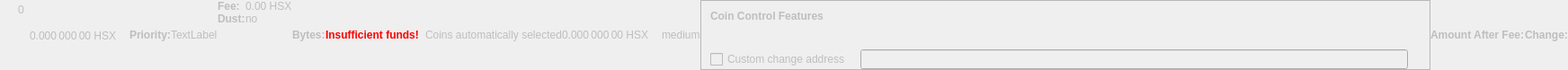
    <widget class="QWidget" name="dummyHideWidget" native="true">
     <property name="enabled">
      <bool>false</bool>
     </property>
     <property name="maximumSize">
      <size>
       <width>100</width>
       <height>22</height>
      </size>
     </property>
     <layout class="QHBoxLayout" name="dummyHideLayout">
      <property name="spacing">
       <number>0</number>
      </property>
      <property name="leftMargin">
       <number>0</number>
      </property>
      <property name="topMargin">
       <number>0</number>
      </property>
      <property name="rightMargin">
       <number>0</number>
      </property>
      <property name="bottomMargin">
       <number>0</number>
      </property>
      <item>
       <layout class="QFormLayout" name="formLayoutCoinControl1">
        <property name="horizontalSpacing">
         <number>10</number>
        </property>
        <property name="verticalSpacing">
         <number>14</number>
        </property>
        <property name="leftMargin">
         <number>10</number>
        </property>
        <property name="topMargin">
         <number>4</number>
        </property>
        <property name="rightMargin">
         <number>6</number>
        </property>
        <item row="0" column="1">
         <widget class="QLabel" name="labelCoinControlBytes">
          <property name="cursor">
           <cursorShape>IBeamCursor</cursorShape>
          </property>
          <property name="contextMenuPolicy">
           <enum>Qt::ActionsContextMenu</enum>
          </property>
          <property name="text">
           <string notr="true">0</string>
          </property>
          <property name="textInteractionFlags">
           <set>Qt::LinksAccessibleByMouse|Qt::TextSelectableByKeyboard|Qt::TextSelectableByMouse</set>
          </property>
         </widget>
        </item>
       </layout>
      </item>
      <item>
       <widget class="QLabel" name="labelCoinControlAfterFee">
        <property name="enabled">
         <bool>false</bool>
        </property>
        <property name="sizePolicy">
         <sizepolicy hsizetype="Fixed" vsizetype="Fixed">
          <horstretch>0</horstretch>
          <verstretch>0</verstretch>
         </sizepolicy>
        </property>
        <property name="minimumSize">
         <size>
          <width>111</width>
          <height>12</height>
         </size>
        </property>
        <property name="maximumSize">
         <size>
          <width>111</width>
          <height>12</height>
         </size>
        </property>
        <property name="cursor">
         <cursorShape>IBeamCursor</cursorShape>
        </property>
        <property name="contextMenuPolicy">
         <enum>Qt::ActionsContextMenu</enum>
        </property>
        <property name="text">
         <string notr="true">0.000 000 00 HSX</string>
        </property>
        <property name="textInteractionFlags">
         <set>Qt::LinksAccessibleByMouse|Qt::TextSelectableByKeyboard|Qt::TextSelectableByMouse</set>
        </property>
       </widget>
      </item>
      <item>
       <widget class="QLabel" name="labelCoinControlPriorityText">
        <property name="enabled">
         <bool>false</bool>
        </property>
        <property name="font">
         <font>
          <weight>75</weight>
          <bold>true</bold>
         </font>
        </property>
        <property name="text">
         <string>Priority:</string>
        </property>
       </widget>
      </item>
      <item>
       <layout class="QHBoxLayout" name="horizontalLayout">
        <item>
         <widget class="QLabel" name="WarningLabel">
          <property name="text">
           <string>TextLabel</string>
          </property>
         </widget>
        </item>
       </layout>
      </item>
      <item>
       <layout class="QFormLayout" name="formLayoutCoinControl3">
        <property name="horizontalSpacing">
         <number>0</number>
        </property>
        <property name="verticalSpacing">
         <number>0</number>
        </property>
        <property name="leftMargin">
         <number>0</number>
        </property>
        <property name="topMargin">
         <number>0</number>
        </property>
        <property name="rightMargin">
         <number>0</number>
        </property>
        <item row="0" column="0">
         <widget class="QLabel" name="labelCoinControlFeeText">
          <property name="enabled">
           <bool>false</bool>
          </property>
          <property name="font">
           <font>
            <weight>75</weight>
            <bold>true</bold>
           </font>
          </property>
          <property name="text">
           <string>Fee:</string>
          </property>
          <property name="margin">
           <number>0</number>
          </property>
         </widget>
        </item>
        <item row="0" column="1">
         <widget class="QLabel" name="labelCoinControlFee">
          <property name="enabled">
           <bool>false</bool>
          </property>
          <property name="cursor">
           <cursorShape>IBeamCursor</cursorShape>
          </property>
          <property name="contextMenuPolicy">
           <enum>Qt::ActionsContextMenu</enum>
          </property>
          <property name="text">
           <string notr="true">0.00 HSX</string>
          </property>
          <property name="textInteractionFlags">
           <set>Qt::LinksAccessibleByMouse|Qt::TextSelectableByKeyboard|Qt::TextSelectableByMouse</set>
          </property>
         </widget>
        </item>
        <item row="1" column="0">
         <widget class="QLabel" name="labelCoinControlLowOutputText">
          <property name="enabled">
           <bool>false</bool>
          </property>
          <property name="font">
           <font>
            <weight>75</weight>
            <bold>true</bold>
           </font>
          </property>
          <property name="text">
           <string>Dust:</string>
          </property>
         </widget>
        </item>
        <item row="1" column="1">
         <widget class="QLabel" name="labelCoinControlLowOutput">
          <property name="enabled">
           <bool>false</bool>
          </property>
          <property name="cursor">
           <cursorShape>IBeamCursor</cursorShape>
          </property>
          <property name="contextMenuPolicy">
           <enum>Qt::ActionsContextMenu</enum>
          </property>
          <property name="text">
           <string>no</string>
          </property>
          <property name="textInteractionFlags">
           <set>Qt::LinksAccessibleByMouse|Qt::TextSelectableByKeyboard|Qt::TextSelectableByMouse</set>
          </property>
         </widget>
        </item>
       </layout>
      </item>
      <item>
       <widget class="QLabel" name="labelCoinControlBytesText">
        <property name="enabled">
         <bool>false</bool>
        </property>
        <property name="font">
         <font>
          <weight>75</weight>
          <bold>true</bold>
         </font>
        </property>
        <property name="text">
         <string>Bytes:</string>
        </property>
       </widget>
      </item>
      <item>
       <layout class="QFormLayout" name="formLayoutCoinControl2">
        <property name="horizontalSpacing">
         <number>0</number>
        </property>
        <property name="verticalSpacing">
         <number>0</number>
        </property>
        <property name="leftMargin">
         <number>0</number>
        </property>
        <property name="topMargin">
         <number>0</number>
        </property>
        <property name="rightMargin">
         <number>0</number>
        </property>
       </layout>
      </item>
      <item>
       <layout class="QHBoxLayout" name="horizontalLayoutCoinControl2">
        <property name="spacing">
         <number>0</number>
        </property>
        <property name="bottomMargin">
         <number>0</number>
        </property>
       </layout>
      </item>
      <item>
       <widget class="QLabel" name="labelCoinControlInsuffFunds">
        <property name="enabled">
         <bool>false</bool>
        </property>
        <property name="minimumSize">
         <size>
          <width>0</width>
          <height>0</height>
         </size>
        </property>
        <property name="font">
         <font>
          <weight>75</weight>
          <bold>true</bold>
         </font>
        </property>
        <property name="styleSheet">
         <string notr="true">color:red;font-weight:bold;</string>
        </property>
        <property name="text">
         <string>Insufficient funds!</string>
        </property>
        <property name="margin">
         <number>5</number>
        </property>
       </widget>
      </item>
      <item>
       <layout class="QFormLayout" name="formLayoutCoinControl4">
        <property name="horizontalSpacing">
         <number>0</number>
        </property>
        <property name="verticalSpacing">
         <number>0</number>
        </property>
        <property name="leftMargin">
         <number>0</number>
        </property>
        <property name="topMargin">
         <number>0</number>
        </property>
        <property name="rightMargin">
         <number>0</number>
        </property>
       </layout>
      </item>
      <item>
       <widget class="QLabel" name="labelCoinControlChangeLabel">
        <property name="enabled">
         <bool>false</bool>
        </property>
        <property name="sizePolicy">
         <sizepolicy hsizetype="Preferred" vsizetype="Expanding">
          <horstretch>0</horstretch>
          <verstretch>0</verstretch>
         </sizepolicy>
        </property>
        <property name="minimumSize">
         <size>
          <width>0</width>
          <height>0</height>
         </size>
        </property>
        <property name="text">
         <string/>
        </property>
        <property name="margin">
         <number>3</number>
        </property>
       </widget>
      </item>
      <item>
       <widget class="QLabel" name="labelCoinControlAutomaticallySelected">
        <property name="enabled">
         <bool>false</bool>
        </property>
        <property name="sizePolicy">
         <sizepolicy hsizetype="Fixed" vsizetype="Fixed">
          <horstretch>0</horstretch>
          <verstretch>0</verstretch>
         </sizepolicy>
        </property>
        <property name="minimumSize">
         <size>
          <width>0</width>
          <height>0</height>
         </size>
        </property>
        <property name="maximumSize">
         <size>
          <width>240</width>
          <height>16777215</height>
         </size>
        </property>
        <property name="text">
         <string>Coins automatically selected</string>
        </property>
        <property name="margin">
         <number>5</number>
        </property>
       </widget>
      </item>
      <item>
       <widget class="QLabel" name="labelCoinControlChange">
        <property name="enabled">
         <bool>false</bool>
        </property>
        <property name="sizePolicy">
         <sizepolicy hsizetype="Fixed" vsizetype="Fixed">
          <horstretch>0</horstretch>
          <verstretch>0</verstretch>
         </sizepolicy>
        </property>
        <property name="minimumSize">
         <size>
          <width>111</width>
          <height>0</height>
         </size>
        </property>
        <property name="maximumSize">
         <size>
          <width>111</width>
          <height>16777215</height>
         </size>
        </property>
        <property name="cursor">
         <cursorShape>IBeamCursor</cursorShape>
        </property>
        <property name="contextMenuPolicy">
         <enum>Qt::ActionsContextMenu</enum>
        </property>
        <property name="text">
         <string notr="true">0.000 000 00 HSX</string>
        </property>
        <property name="textInteractionFlags">
         <set>Qt::LinksAccessibleByMouse|Qt::TextSelectableByKeyboard|Qt::TextSelectableByMouse</set>
        </property>
       </widget>
      </item>
      <item>
       <widget class="QLabel" name="labelCoinControlPriority">
        <property name="enabled">
         <bool>false</bool>
        </property>
        <property name="cursor">
         <cursorShape>IBeamCursor</cursorShape>
        </property>
        <property name="contextMenuPolicy">
         <enum>Qt::ActionsContextMenu</enum>
        </property>
        <property name="text">
         <string>medium</string>
        </property>
        <property name="textInteractionFlags">
         <set>Qt::LinksAccessibleByMouse|Qt::TextSelectableByKeyboard|Qt::TextSelectableByMouse</set>
        </property>
       </widget>
      </item>
      <item>
       <widget class="QFrame" name="frameCoinControl">
        <property name="sizePolicy">
         <sizepolicy hsizetype="Expanding" vsizetype="Expanding">
          <horstretch>0</horstretch>
          <verstretch>0</verstretch>
         </sizepolicy>
        </property>
        <property name="maximumSize">
         <size>
          <width>16777215</width>
          <height>16777215</height>
         </size>
        </property>
        <property name="frameShape">
         <enum>QFrame::StyledPanel</enum>
        </property>
        <property name="frameShadow">
         <enum>QFrame::Sunken</enum>
        </property>
        <layout class="QVBoxLayout" name="verticalLayoutCoinControl2_2">
         <property name="spacing">
          <number>0</number>
         </property>
         <property name="leftMargin">
          <number>0</number>
         </property>
         <property name="topMargin">
          <number>0</number>
         </property>
         <property name="rightMargin">
          <number>0</number>
         </property>
         <property name="bottomMargin">
          <number>0</number>
         </property>
         <item>
          <layout class="QVBoxLayout" name="verticalLayoutCoinControl" stretch="0,0,0,1">
           <property name="spacing">
            <number>0</number>
           </property>
           <property name="leftMargin">
            <number>10</number>
           </property>
           <property name="topMargin">
            <number>10</number>
           </property>
           <item>
            <layout class="QHBoxLayout" name="horizontalLayoutCoinControl1">
             <property name="bottomMargin">
              <number>15</number>
             </property>
             <item>
              <widget class="QLabel" name="labelCoinControlFeatures">
               <property name="enabled">
                <bool>false</bool>
               </property>
               <property name="sizePolicy">
                <sizepolicy hsizetype="Preferred" vsizetype="Maximum">
                 <horstretch>0</horstretch>
                 <verstretch>0</verstretch>
                </sizepolicy>
               </property>
               <property name="font">
                <font>
                 <weight>75</weight>
                 <bold>true</bold>
                </font>
               </property>
               <property name="styleSheet">
                <string notr="true">font-weight:bold;</string>
               </property>
               <property name="text">
                <string>Coin Control Features</string>
               </property>
              </widget>
             </item>
            </layout>
           </item>
           <item>
            <widget class="QWidget" name="widgetCoinControl" native="true">
             <property name="sizePolicy">
              <sizepolicy hsizetype="Preferred" vsizetype="Preferred">
               <horstretch>0</horstretch>
               <verstretch>0</verstretch>
              </sizepolicy>
             </property>
             <property name="minimumSize">
              <size>
               <width>0</width>
               <height>0</height>
              </size>
             </property>
             <property name="styleSheet">
              <string notr="true"/>
             </property>
             <layout class="QHBoxLayout" name="horizontalLayoutCoinControl5_2">
              <property name="leftMargin">
               <number>0</number>
              </property>
              <property name="topMargin">
               <number>0</number>
              </property>
              <property name="rightMargin">
               <number>0</number>
              </property>
              <property name="bottomMargin">
               <number>0</number>
              </property>
              <item>
               <layout class="QHBoxLayout" name="horizontalLayoutCoinControl3">
                <property name="spacing">
                 <number>20</number>
                </property>
                <property name="topMargin">
                 <number>0</number>
                </property>
                <property name="bottomMargin">
                 <number>10</number>
                </property>
               </layout>
              </item>
             </layout>
            </widget>
           </item>
           <item>
            <layout class="QHBoxLayout" name="horizontalLayoutCoinControl4" stretch="0,0,0">
             <property name="spacing">
              <number>12</number>
             </property>
             <property name="sizeConstraint">
              <enum>QLayout::SetDefaultConstraint</enum>
             </property>
             <property name="topMargin">
              <number>5</number>
             </property>
             <property name="rightMargin">
              <number>5</number>
             </property>
             <item>
              <widget class="QCheckBox" name="checkBoxCoinControlChange">
               <property name="enabled">
                <bool>false</bool>
               </property>
               <property name="toolTip">
                <string>If this is activated, but the change address is empty or invalid, change will be sent to a newly generated address.</string>
               </property>
               <property name="text">
                <string>Custom change address</string>
               </property>
              </widget>
             </item>
             <item>
              <widget class="QValidatedLineEdit" name="lineEditCoinControlChange">
               <property name="enabled">
                <bool>false</bool>
               </property>
               <property name="sizePolicy">
                <sizepolicy hsizetype="Expanding" vsizetype="Fixed">
                 <horstretch>0</horstretch>
                 <verstretch>0</verstretch>
                </sizepolicy>
               </property>
              </widget>
             </item>
             <item>
              <widget class="QLabel" name="labelCoinControlChangeLabel_2">
               <property name="sizePolicy">
                <sizepolicy hsizetype="Preferred" vsizetype="Expanding">
                 <horstretch>0</horstretch>
                 <verstretch>0</verstretch>
                </sizepolicy>
               </property>
               <property name="minimumSize">
                <size>
                 <width>0</width>
                 <height>0</height>
                </size>
               </property>
               <property name="text">
                <string/>
               </property>
               <property name="margin">
                <number>3</number>
               </property>
              </widget>
             </item>
            </layout>
           </item>
           <item>
            <spacer name="verticalSpacerCoinControl">
             <property name="orientation">
              <enum>Qt::Vertical</enum>
             </property>
             <property name="sizeHint" stdset="0">
              <size>
               <width>800</width>
               <height>1</height>
              </size>
             </property>
            </spacer>
           </item>
          </layout>
         </item>
        </layout>
       </widget>
      </item>
      <item>
       <widget class="QLabel" name="labelCoinControlAfterFeeText">
        <property name="enabled">
         <bool>false</bool>
        </property>
        <property name="minimumSize">
         <size>
          <width>0</width>
          <height>0</height>
         </size>
        </property>
        <property name="maximumSize">
         <size>
          <width>16777215</width>
          <height>16777215</height>
         </size>
        </property>
        <property name="font">
         <font>
          <weight>75</weight>
          <bold>true</bold>
         </font>
        </property>
        <property name="text">
         <string>Amount After Fee:</string>
        </property>
        <property name="alignment">
         <set>Qt::AlignLeading|Qt::AlignLeft|Qt::AlignVCenter</set>
        </property>
        <property name="margin">
         <number>0</number>
        </property>
       </widget>
      </item>
      <item>
       <widget class="QLabel" name="labelCoinControlChangeText">
        <property name="enabled">
         <bool>false</bool>
        </property>
        <property name="sizePolicy">
         <sizepolicy hsizetype="Preferred" vsizetype="Preferred">
          <horstretch>0</horstretch>
          <verstretch>0</verstretch>
         </sizepolicy>
        </property>
        <property name="minimumSize">
         <size>
          <width>0</width>
          <height>0</height>
         </size>
        </property>
        <property name="maximumSize">
         <size>
          <width>16777215</width>
          <height>16777215</height>
         </size>
        </property>
        <property name="font">
         <font>
          <weight>75</weight>
          <bold>true</bold>
         </font>
        </property>
        <property name="text">
         <string>Change:</string>
        </property>
        <property name="alignment">
         <set>Qt::AlignLeading|Qt::AlignLeft|Qt::AlignVCenter</set>
        </property>
       </widget>
      </item>
     </layout>
    </widget>
